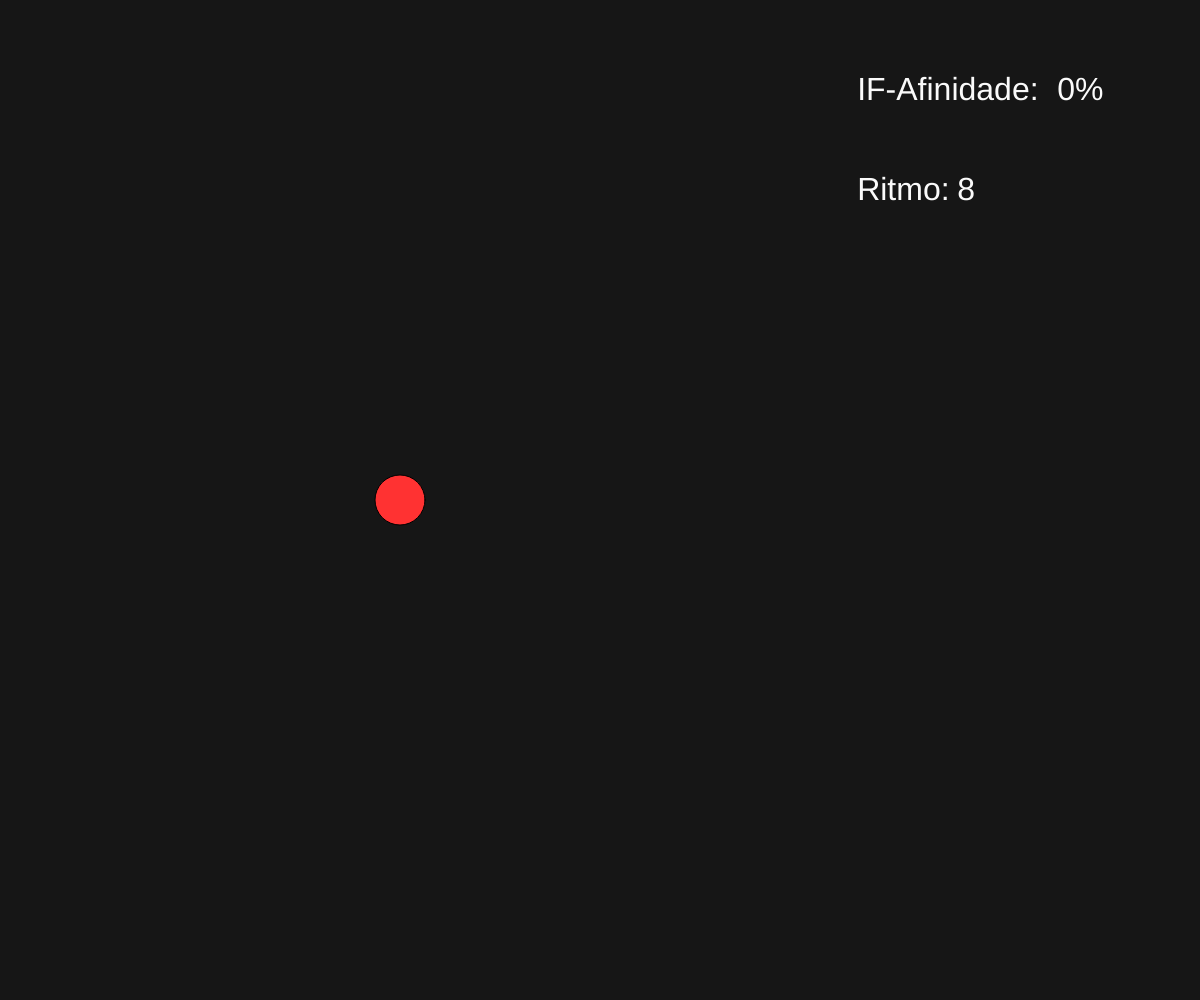
Frame 1 (no input)
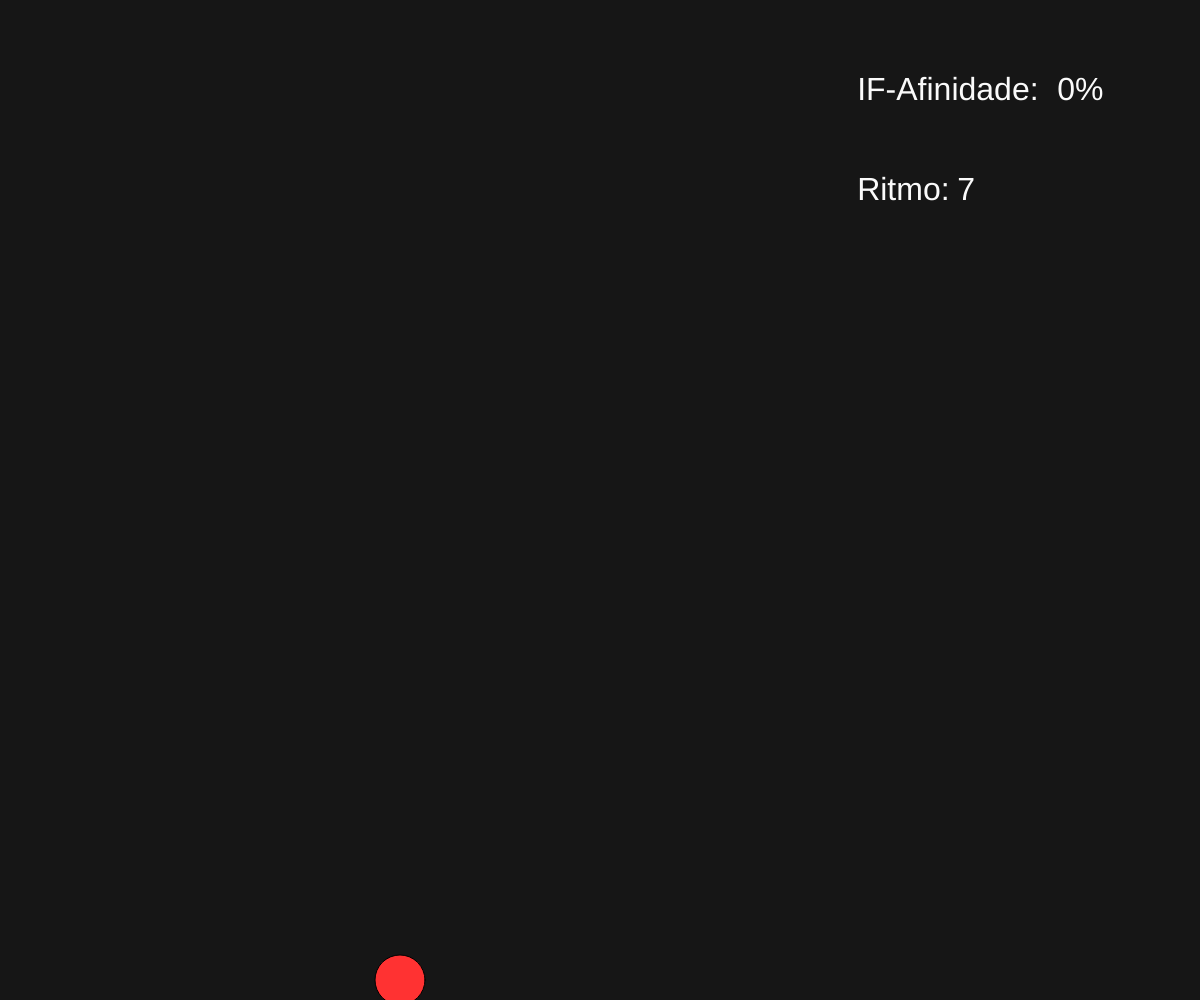
Frame 60 (no input)
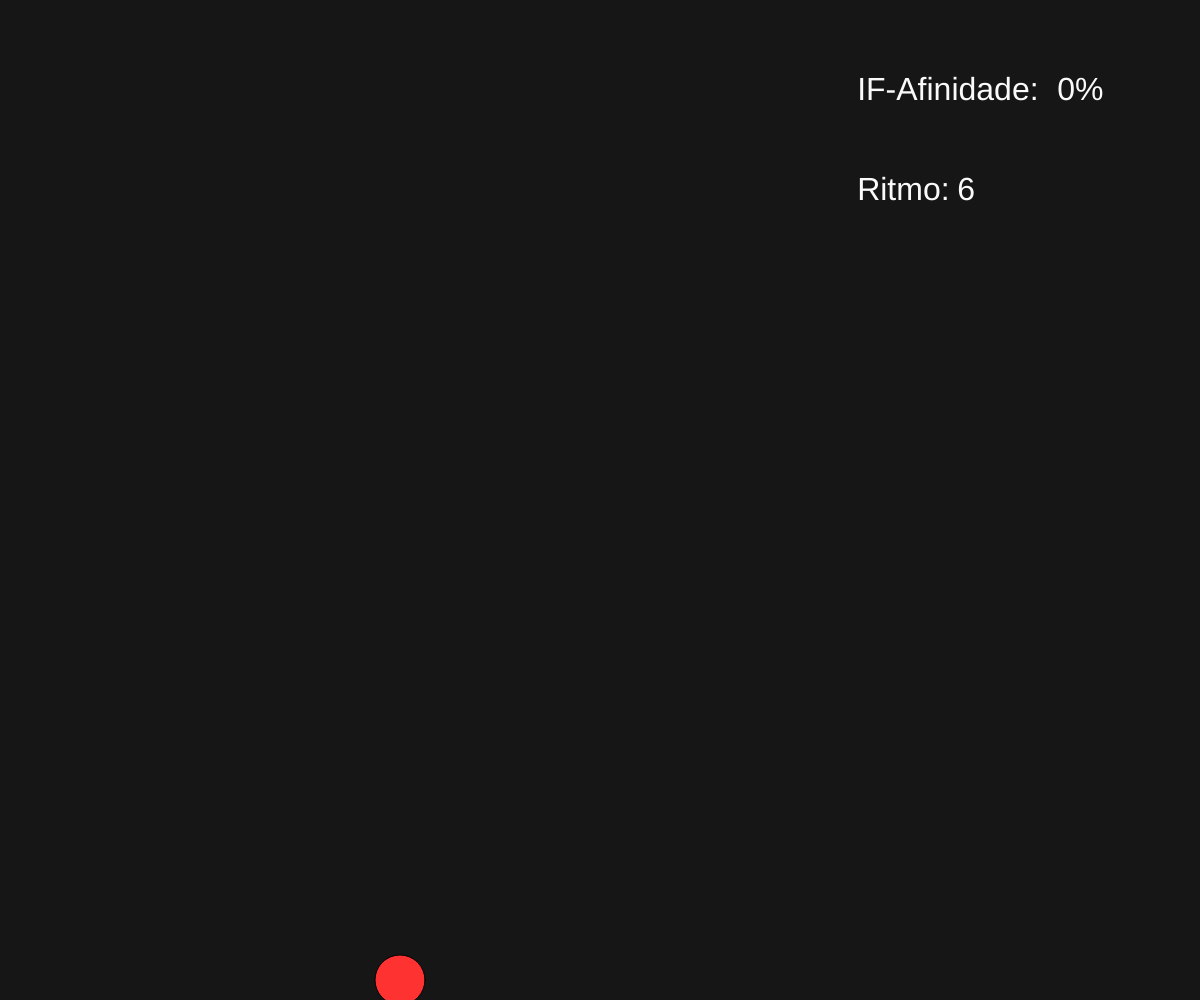
Frame 120 (the mouse pressed at the canvas centre since frame 60)

The p5.js sketch that drew these frames (run headless with seeded random() and noise() and a simulated clock; from frame 60 on, the mouse is pressed at the canvas centre):

// p5.js sketch
// ── sketch.js
var irons = [];
var runspeed = 8;
var ifafinidade = 0;
var naoafinidade = 5;
function setup() {
	createCanvas( (innerWidth), (innerHeight) );
	player = new Student;
}

function draw() {
	background(22);
	textSize(32);
	fill(250);
	text('IF-Afinidade:', width/7*5, height/10);
	text((ifafinidade+'%'), width/7*5+200, height/10);
	
	text('Ritmo:', width/7*5, height/5);
	text(int(runspeed), width/7*5+100, height/5);
	
	player.paint();
	if( runspeed <= 8){
		if( frameCount % int(random(80, 82)) == 0 ){
			irons.push(new Iron);
		}
	}
	if (runspeed>8){
		if(frameCount % int(random(20, 22)) == 0){
			irons.push(new Iron);
		}
	}
	for(var i=irons.length-1;i>=0;i--){
		irons[i].paint();
		if( irons[i].hits(player) ){
			console.log('Grr');
		}
		if( irons[i].offscreen() ){
			irons.splice(i, 1);
		}
	}
}

function keyPressed(){
	switch(keyCode){
		case UP_ARROW:
			player.jump();
			break;
		case ENTER:
			player.jump();
			break;
	}
}

function Student(){
	this.x = width/3;
	this.y = height/2;
	this.weight = 50;
	this.redtone = 200;
	this.greentone = 50;
	this.bluetone = 50;
	this.gravity = 0.5;
	this.velocity = 0;
	this.jump_count = 2;
	this.jumpForce = 10;
	
	this.jump = function(){
		if(this.jump_count>0){
			this.velocity += -this.jumpForce;
			this.jump_count--;
		}
	}
	
	this.loop = function(){
		this.velocity += this.gravity;
		this.y += this.velocity;
		
		if( (this.y+20)>height){
			this.y = height-20;
			this.velocity = 0;
			this.jump_count = 2;
		}
	}
	
	this.paint = function(){
		if(ifafinidade>50 && ifafinidade<=75){
			this.greentone = 100;
			this.redtone = 50;
		}
		if(ifafinidade>75){
			this.greentone = 255;
			if(runspeed<=15){
				runspeed += 0.01;
				if(runspeed>10){
					runspeed+=0.1;
				}
			}
		}
		if(ifafinidade<=50 && ifafinidade>25){
			this.greentone = 50;
			this.redtone = 100;
		}
		if(ifafinidade<=25){
			this.redtone = 255;
			if(runspeed>=3){
				runspeed -= 0.01;
			}
		}
		
		fill(this.redtone, this.greentone, this.bluetone);
		ellipse(this.x, this.y, this.weight, this.weight);
		this.loop();
	}
}

function Iron(){
	this.xsize = random(50, 70);
	this.ysize = random(height/5, height/3-40);
	this.x = width-this.xsize;
	this.y = height-this.ysize;
	this.redtone = 100;
	this.greentone = 100;
	
	this.loop = function(){
		this.x -= runspeed;
	}
	
	this.hits = function(student){
		if ( student.y >= this.y){
			if( student.x >= this.x && student.x < this.x+this.xsize){
				this.redtone = 255;
				if(ifafinidade>0){
					ifafinidade-=naoafinidade;
					if(runspeed>10){
						ifafinidade-=naoafinidade;
					}
					if(ifafinidade<0){
						ifafinidade=0;
					}
				}
			}
		}
		if ( student.y < this.y ){
			if ( student.x>this.x+this.xsize){
				this.greentone = 255;
				if(ifafinidade<100){
					ifafinidade+=0.5;
				}
			}
		}
	}
	
	this.offscreen = function(){
		if( this.x < -this.xsize ){
			return true;
		}else{
			return false;
		}
	}
	
	this.paint = function(){
		fill(this.redtone, this.greentone, 100);
		rect(this.x, this.y, this.xsize, this.ysize);
		this.loop();
	}
}
